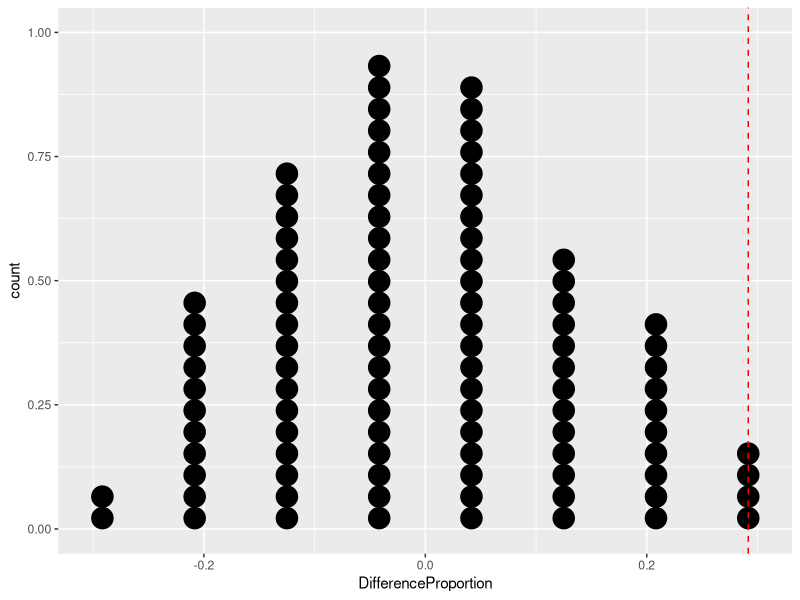

Reproduce this figure in R.
# ---- 0. Setup and load libraries, if any ----

library(ggplot2)  # load the graphing library

if(!require("rstudioapi")) install.packages("rstudioapi")
setwd(dirname(getSourceEditorContext()$path))  # set working directory


# ---- 1. Generate data ----

# Our dataset consists of 24 male and 24 female employees (48 total)
# Of these, 21 male employees were promoted (and 3 not promoted), while
# 14 female employees were promoted (and 10 not promoted):
#
#           Yes (promoted)    No (not promoted)   Total
# Male         21                   3              24
# Female       14                  10              24  
#

# We take 21+14 "yes" and 3+10 "no" as the total
data <- c(rep("yes", 35), rep("no", 13))
head(data)


# ---- 2. Setting the null and alternative hypotheses ----

# What are the null and alternative hypotheses in this study?
#
# Based on the data, 21/24=87.5% of male employees were promoted,
# while 14/24=58.33% of female employees were promoted, leading to a difference
# in proportions of 29.167%. 
#
# H0: The employees' gender and their promotion outcomes are independent.
# That is, they have no relationship and the observed difference between the 
# proportion of employees who were promoted in each group, 29.167%, is due to 
# chance.
#
# Ha: The employees' gender and their promotion outcomes are dependent. That is,
# the observed promotion outcomes are not due to chance and gender had an effect.


# ---- 3. Sampling once from the study population ----

# Randomly sample the male and female employees, independent of outcome
# (i.e. under the null hypothesis):
index <- sample(1:length(data), 24) 
Male <- data[index]
Female <- data[-index]

# Create a contingency table

group <- c(rep("Male", length(Male)), rep("Female", length(Female)))
outcome <- c(Male, Female)
df <- data.frame(Group = group, Outcome = outcome)
df_table <- table(df)
df_table

# Get the sample proportions and difference

ratio1 = df_table[3] / 24
ratio2 = df_table[4] / 24
ratio2-ratio1


# ---- 4. Repeat the sampling many times in a simulation ----

# First, create a function for sampling (like we did above):

simulation <- function() {
  index <- sample(1:48, 24)
  Male <- data[index]
  Female <- data[-index]
  
  group <- c(rep("Male", length(Male)), rep("Female", length(Female)))
  outcome <- c(Male, Female)
  
  df <- data.frame(Group = group, Outcome = outcome)
  df_table <- table(df)

  ratio1 = df_table[3] / 24
  ratio2 = df_table[4] / 24
  result <- ratio2-ratio1
  
  return(result)
}

# Now repeat many times:

Nsim <- 100
simulated_rates <- rep(0, Nsim)

for(i in 1:Nsim) {
  simulated_rates[i] <- simulation()
}

# Plot the results:

simulation_df <- data.frame(DifferenceProportion=simulated_rates)
ggplot(data=simulation_df, aes(x=DifferenceProportion)) +
  geom_dotplot() + 
  geom_vline(xintercept = .29167, color = "red", linetype = "dashed")

# What can we conclude?
